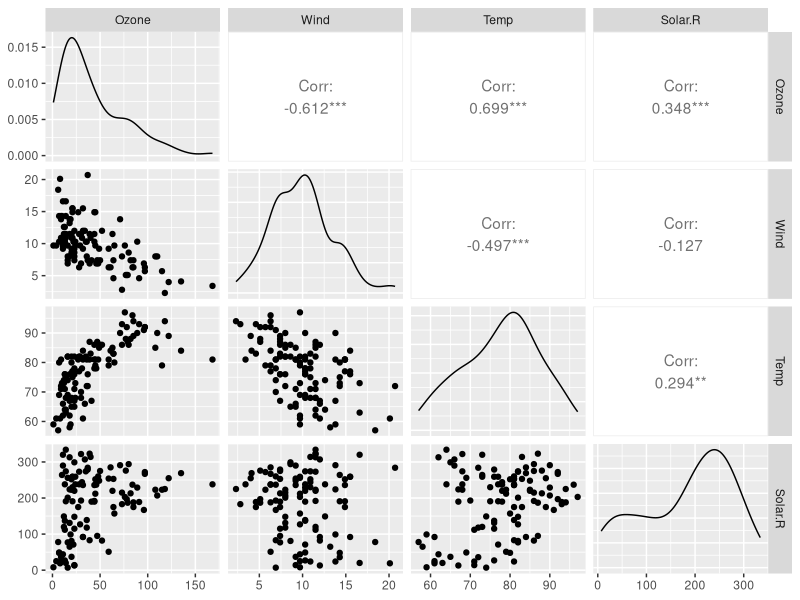

Generate this figure with R:
library(ggplot2)
library(GGally)
library(datasets)
library(tidyverse)

aq.no.NA <- drop_na(airquality)

aq.subset <- subset(aq.no.NA,select = c(Ozone,Wind,Temp,Solar.R))

ggpairs(aq.subset)
head(aq.subset)
